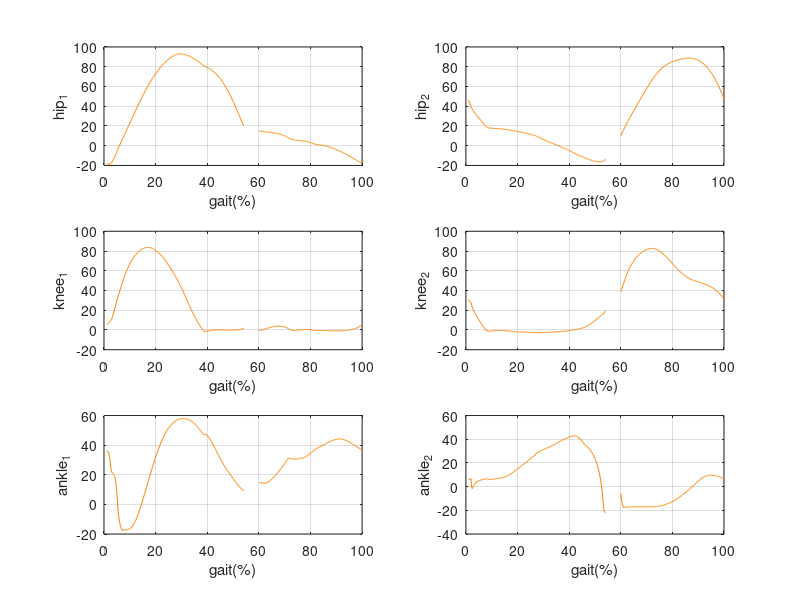
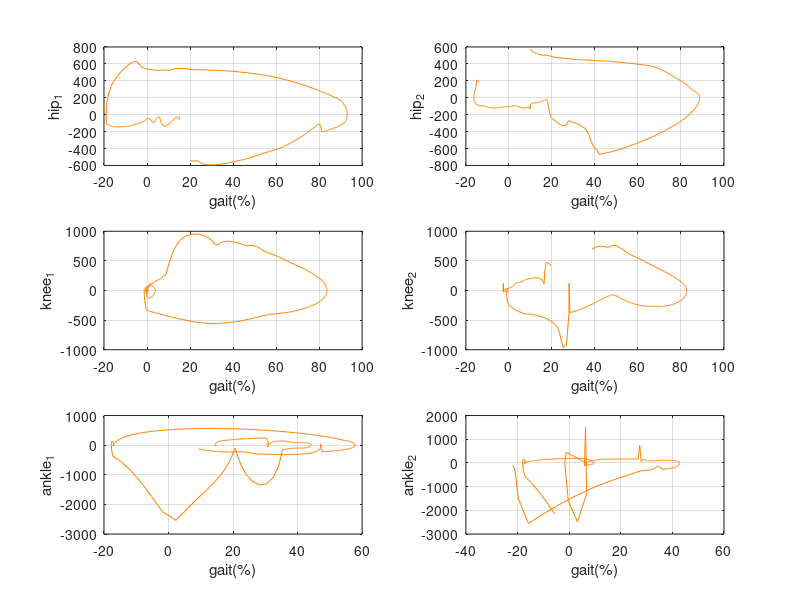

Reproduce these figures in MATLAB, in order. (Note: this script raises an error after producing the figures.)
%% foot drop
load('Gait_DisableTm17_FromSg2.mat');

% StepNum = 577;
StepNum = 595;
EndNum = round(StepNum/0.94);
SwingNum = round(EndNum*0.4);
for ii = 1 : StepNum
    Theta_dot(ii,:) = theta_dot(ii,:);
    Theta(ii,:) = theta(ii,:);
end
Theta_dot(StepNum+1:EndNum,:) = NaN*ones(EndNum-StepNum,8);
Theta(StepNum+1:EndNum,:) = NaN*ones(EndNum-StepNum,8);
% Theta(EndNum,:) = Theta(1,:);

% for ii = 1 : 8
%     Theta_temp(:,ii) = spline([1:StepNum,EndNum:EndNum+StepNum-1],[Theta(1:StepNum,ii);Theta(1:StepNum,ii)],1:EndNum);
% %     Theta(StepNum:EndNum,ii) = Theta_temp';
% end

% Theta = Theta_temp;
Theta = Theta*180/pi;
Theta_dot = Theta_dot*180/pi;
figure(1);
for ii = 1 : 2
    hold on;
    subplot(3,2,ii)
    plot(linspace(1,60,EndNum-SwingNum),Theta(SwingNum+1:EndNum,2)-Theta(SwingNum+1:EndNum,ii+2),'color',[1 0.5 0]);
    hold on;
    plot(linspace(60,100,SwingNum),Theta(1:SwingNum,2)-Theta(1:SwingNum,ii+2),'color',[1 0.5 0]);
    grid on;
    xlabel('gait(%)');
    ylabel(['hip_',num2str(ii)]);
    hold on;
    subplot(3,2,ii+2)
    plot(linspace(1,60,EndNum-SwingNum),Theta(SwingNum+1:EndNum,ii+4)-Theta(SwingNum+1:EndNum,ii+2),'color',[1 0.5 0]);
    hold on;
    plot(linspace(60,100,SwingNum),Theta(1:SwingNum,ii+4)-Theta(1:SwingNum,ii+2),'color',[1 0.5 0]);
    grid on;
    xlabel('gait(%)');
    ylabel(['knee_',num2str(ii)]);
    hold on;
    subplot(3,2,ii+4)
    plot(linspace(1,60,EndNum-SwingNum),Theta(SwingNum+1:EndNum,ii+4)-Theta(SwingNum+1:EndNum,ii+6),'color',[1 0.5 0]);
    hold on;
    plot(linspace(60,100,SwingNum),Theta(1:SwingNum,ii+4)-Theta(1:SwingNum,ii+6),'color',[1 0.5 0]);
    grid on;
    xlabel('gait(%)');
    ylabel(['ankle_',num2str(ii)]);
end
figure(2);
for ii = 1 : 2
    hold on;
    subplot(3,2,ii)
    plot(Theta(1:EndNum,2)-Theta(1:EndNum,ii+2),Theta_dot(1:EndNum,2)-Theta_dot(1:EndNum,ii+2),'color',[1 0.5 0]);
    grid on;
    xlabel('gait(%)');
    ylabel(['hip_',num2str(ii)]);
    
    hold on;
    subplot(3,2,ii+2)
    plot(Theta(1:EndNum,ii+4)-Theta(1:EndNum,ii+2),Theta_dot(1:EndNum,ii+4)-Theta_dot(1:EndNum,ii+2),'color',[1 0.5 0]);
    grid on;
    xlabel('gait(%)');
    ylabel(['knee_',num2str(ii)]);
    
    hold on;
    subplot(3,2,ii+4)
    plot(Theta(1:EndNum,ii+4)-Theta(1:EndNum,ii+6),Theta_dot(1:EndNum,ii+4)-Theta_dot(1:EndNum,ii+6),'color',[1 0.5 0]);
    grid on;
    xlabel('gait(%)');
    ylabel(['ankle_',num2str(ii)]);
end

%% normal
load('Gait_Normal_FromSg2.mat');

StepNum = 577;
% StepNum = 595;
EndNum = round(StepNum/0.94);
SwingNum = round(EndNum*0.4);
for ii = 1 : StepNum
    Theta_dot(ii,:) = theta_dot(ii,:);
    Theta(ii,:) = theta(ii,:);
end
Theta_dot(StepNum+1:EndNum,:) = NaN*ones(EndNum-StepNum,8);
Theta(StepNum+1:EndNum,:) = NaN*ones(EndNum-StepNum,8);
% Theta(EndNum,:) = Theta(1,:);

% for ii = 1 : 8
%     Theta_temp(:,ii) = spline([1:StepNum,EndNum:EndNum+StepNum-1],[Theta(1:StepNum,ii);Theta(1:StepNum,ii)],1:EndNum);
% %     Theta(StepNum:EndNum,ii) = Theta_temp';
% end

% Theta = Theta_temp;
Theta = Theta*180/pi;
Theta_dot = Theta_dot*180/pi;
figure(1);
for ii = 1 : 2
    hold on;
    subplot(3,2,ii)
    plot(linspace(1,60,EndNum-SwingNum),Theta(SwingNum+1:EndNum,2)-Theta(SwingNum+1:EndNum,ii+2),'color',[0 0.5 1]);
    hold on;
    plot(linspace(60,100,SwingNum),Theta(1:SwingNum,2)-Theta(1:SwingNum,ii+2),'color',[0 0.5 1]);
    grid on;
    xlabel('gait(%)');
    ylabel(['hip_',num2str(ii)]);
    hold on;
    subplot(3,2,ii+2)
    plot(linspace(1,60,EndNum-SwingNum),Theta(SwingNum+1:EndNum,ii+4)-Theta(SwingNum+1:EndNum,ii+2),'color',[0 0.5 1]);
    hold on;
    plot(linspace(60,100,SwingNum),Theta(1:SwingNum,ii+4)-Theta(1:SwingNum,ii+2),'color',[0 0.5 1]);
    grid on;
    xlabel('gait(%)');
    ylabel(['knee_',num2str(ii)]);
    hold on;
    subplot(3,2,ii+4)
    plot(linspace(1,60,EndNum-SwingNum),Theta(SwingNum+1:EndNum,ii+4)-Theta(SwingNum+1:EndNum,ii+6),'color',[0 0.5 1]);
    hold on;
    plot(linspace(60,100,SwingNum),Theta(1:SwingNum,ii+4)-Theta(1:SwingNum,ii+6),'color',[0 0.5 1]);
    grid on;
    xlabel('gait(%)');
    ylabel(['ankle_',num2str(ii)]);
end
figure(2);
for ii = 1 : 2
    hold on;
    subplot(3,2,ii)
    plot(Theta(1:EndNum,2)-Theta(1:EndNum,ii+2),Theta_dot(1:EndNum,2)-Theta_dot(1:EndNum,ii+2),'color',[0 0.5 1]);
    grid on;
    xlabel('gait(%)');
    ylabel(['hip_',num2str(ii)]);
    
    hold on;
    subplot(3,2,ii+2)
    plot(Theta(1:EndNum,ii+4)-Theta(1:EndNum,ii+2),Theta_dot(1:EndNum,ii+4)-Theta_dot(1:EndNum,ii+2),'color',[0 0.5 1]);
    grid on;
    xlabel('gait(%)');
    ylabel(['knee_',num2str(ii)]);
    
    hold on;
    subplot(3,2,ii+4)
    plot(Theta(1:EndNum,ii+4)-Theta(1:EndNum,ii+6),Theta_dot(1:EndNum,ii+4)-Theta_dot(1:EndNum,ii+6),'color',[0 0.5 1]);
    grid on;
    xlabel('gait(%)');
    ylabel(['ankle_',num2str(ii)]);
end